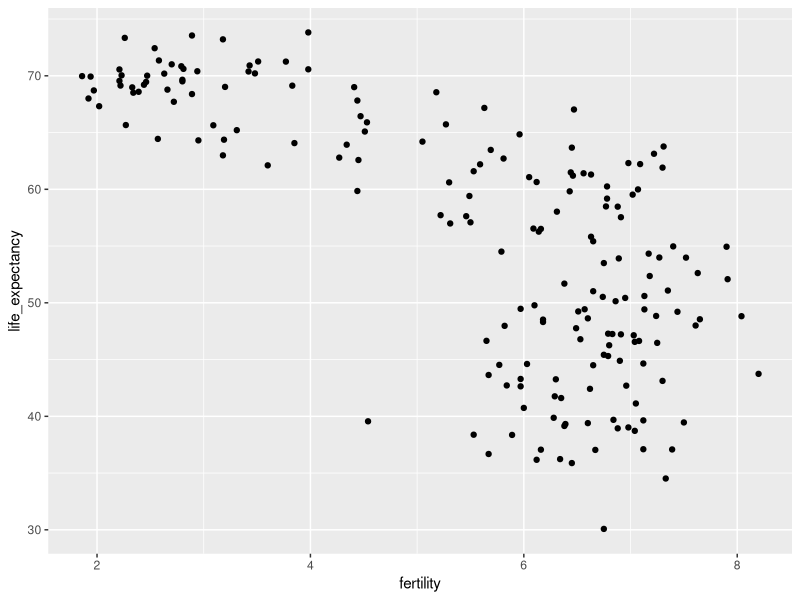
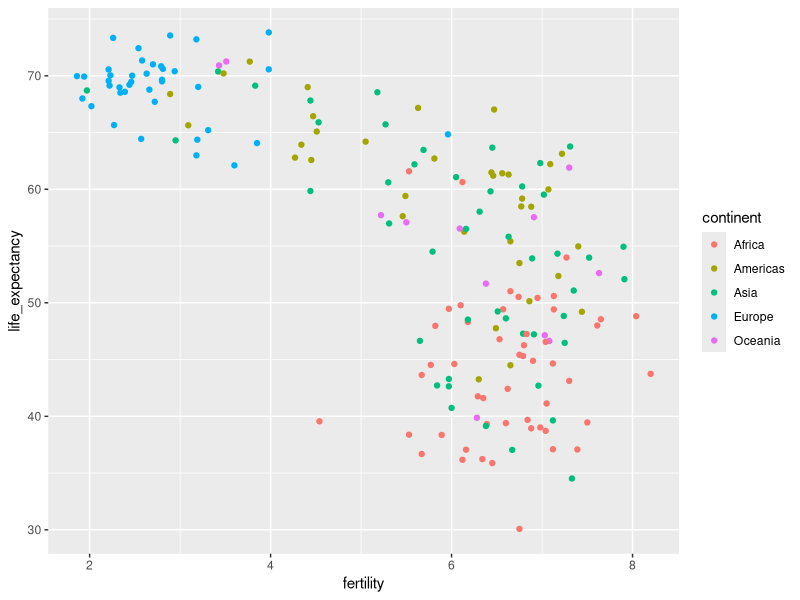
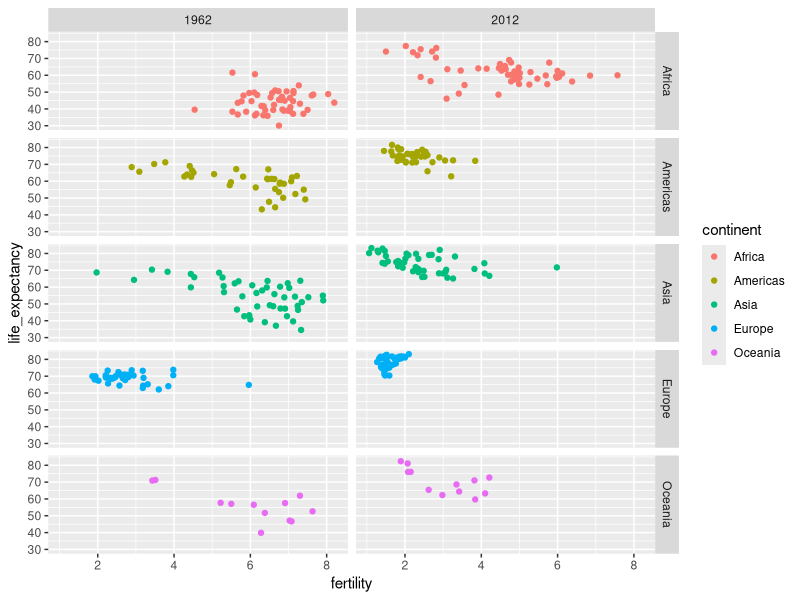
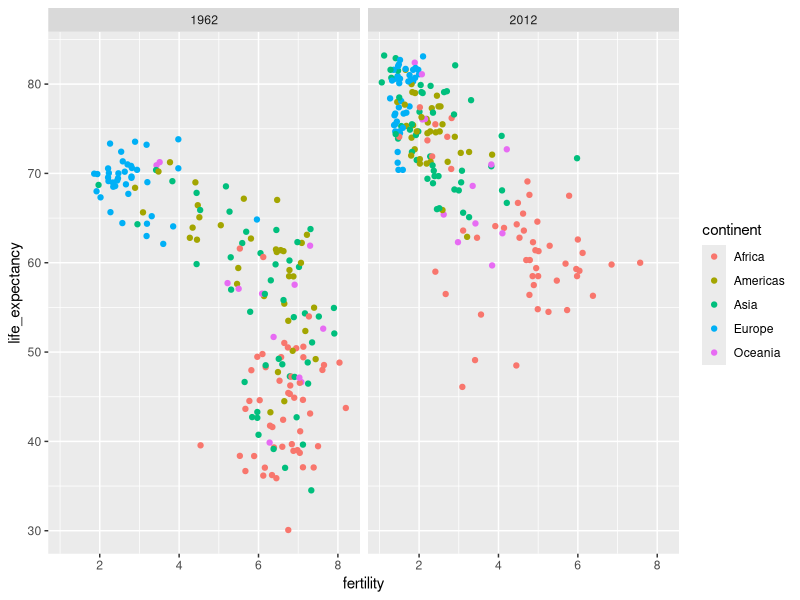
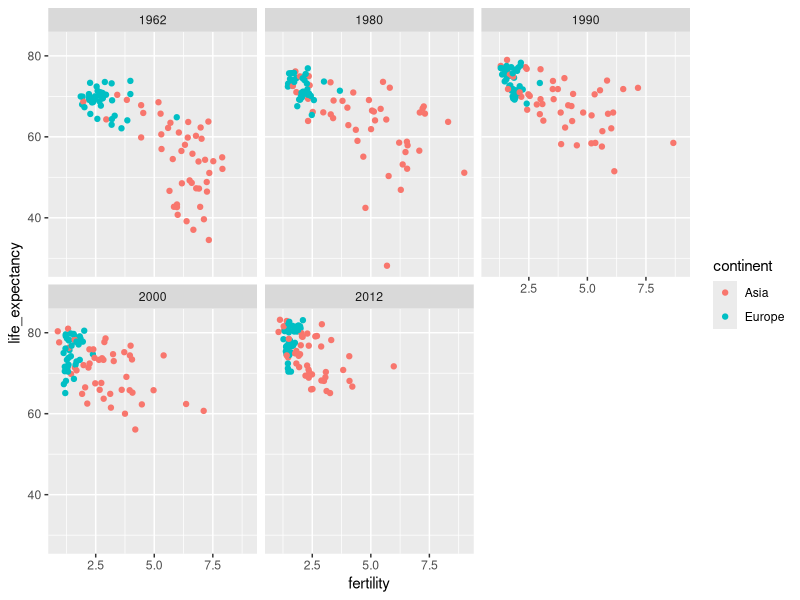
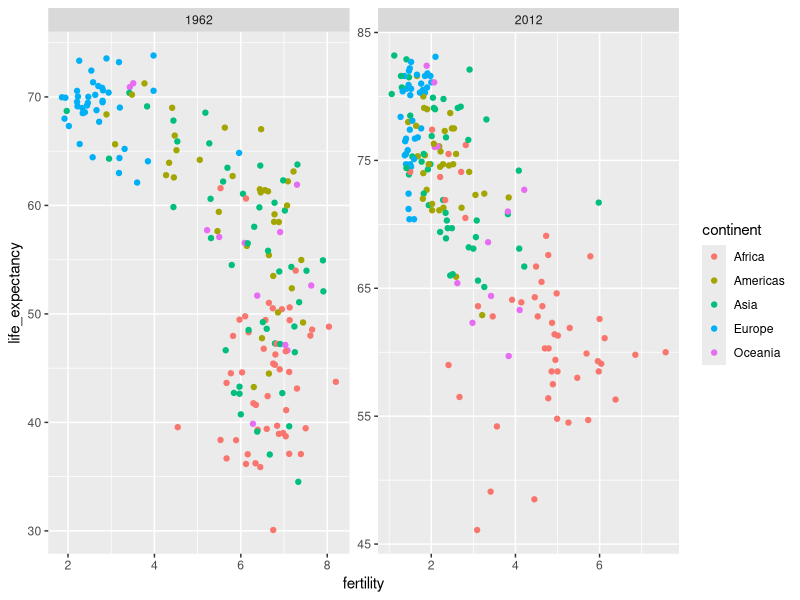
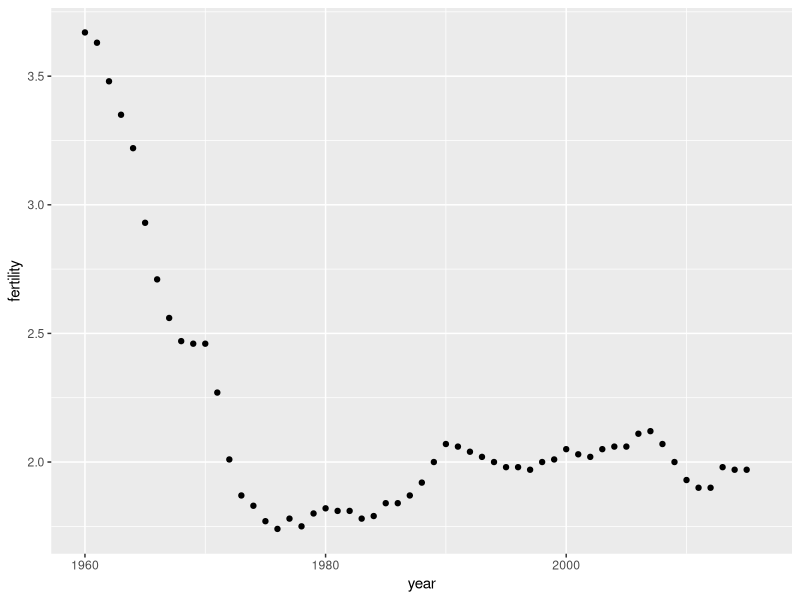
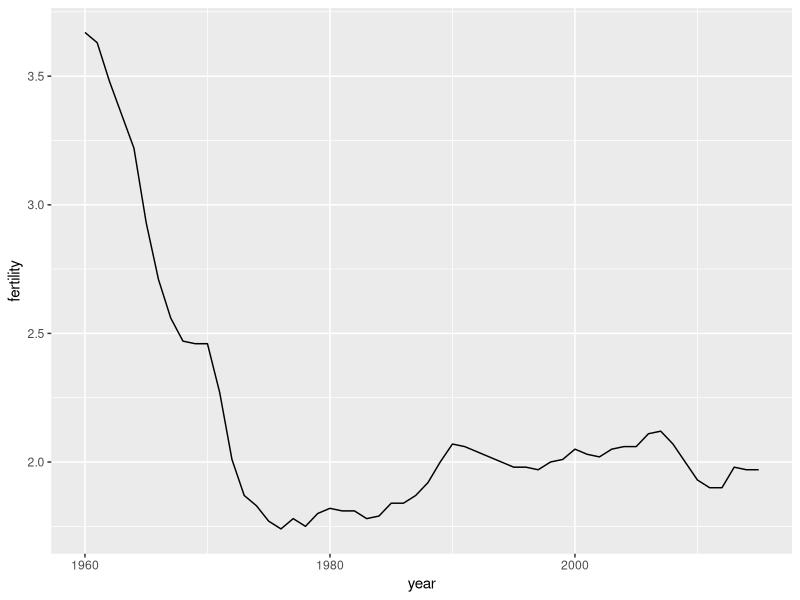

Write R code to recreate these figures, in order.
## ---- chunk 1
library(tidyverse)
library(dslabs)
data(gapminder)
gapminder %>% as_tibble()
## ---- chunk 2
gapminder %>% 
  filter(year == 2015 & country %in% c("Sri Lanka","Turkey")) %>% 
  select(country, infant_mortality)
## ---- chunk 3
#> New names:
#> * country -> country...1
#> * infant_mortality -> infant_mortality...2
#> * country -> country...3
#> * infant_mortality -> infant_mortality...4
## ---- chunk 4
filter(gapminder, year == 1962) %>%
  ggplot(aes(fertility, life_expectancy)) +
  geom_point()
## ---- chunk 5
filter(gapminder, year == 1962) %>%
  ggplot( aes(fertility, life_expectancy, color = continent)) +
  geom_point() 
## ---- chunk 6
filter(gapminder, year%in%c(1962, 2012)) %>%
  ggplot(aes(fertility, life_expectancy, col = continent)) +
  geom_point() +
  facet_grid(continent~year)
## ---- chunk 7
filter(gapminder, year%in%c(1962, 2012)) %>%
  ggplot(aes(fertility, life_expectancy, col = continent)) +
  geom_point() +
  facet_grid(. ~ year)
## ---- chunk 8
years <- c(1962, 1980, 1990, 2000, 2012)
continents <- c("Europe", "Asia")
gapminder %>% 
  filter(year %in% years & continent %in% continents) %>%
  ggplot( aes(fertility, life_expectancy, col = continent)) +
  geom_point() +
  facet_wrap(~year) 
## ---- chunk 9
filter(gapminder, year%in%c(1962, 2012)) %>%
  ggplot(aes(fertility, life_expectancy, col = continent)) +
  geom_point() +
  facet_wrap(. ~ year, scales = "free")
## ---- chunk 10
gapminder %>% 
  filter(country == "United States") %>% 
  ggplot(aes(year, fertility)) +
  geom_point()
## ---- chunk 11
gapminder %>% 
  filter(country == "United States"& !is.na(fertility)) %>% 
  ggplot(aes(year, fertility)) +
  geom_line()
## ---- chunk 12
countries <- c("South Korea","Germany")

gapminder %>% filter(country %in% countries) %>% 
  ggplot(aes(year,fertility)) +
  geom_line()
## ---- chunk 13
countries <- c("South Korea","Germany")

gapminder %>% filter(country %in% countries & !is.na(fertility)) %>% 
  ggplot(aes(year, fertility, group = country)) +
  geom_line()

## ---- chunk 14
gapminder %>% filter(country %in% countries & !is.na(fertility)) %>% 
  ggplot(aes(year,fertility, col = country)) +
  geom_line() 
## ---- chunk 15
labels <- data.frame(country = countries, x = c(1975,1965), y = c(60,72))

gapminder %>% 
  filter(country %in% countries) %>% 
  ggplot(aes(year, life_expectancy, col = country)) +
  geom_line() +
  geom_text(data = labels, aes(x,y,label = country)) +
  theme(legend.position = "none")
## ---- chunk 16
gapminder <- gapminder %>%  mutate(dollars_per_day = gdp/population/365)
## ---- chunk 17
past_year <- 1970
gapminder %>% 
  filter(year == past_year & !is.na(gdp)) %>%
  ggplot(aes(dollars_per_day)) + 
  geom_histogram(binwidth = 1, color = "black")

## ---- chunk 18
gapminder %>% 
  filter(year == past_year & !is.na(gdp)) %>%
  ggplot(aes(log2(dollars_per_day))) + 
  geom_histogram(binwidth = 1, color = "black")
  

## ---- chunk 19
filter(gapminder, year == past_year) %>%
  summarize(min = min(population), max = max(population))
## ---- chunk 20
gapminder %>% 
  filter(year == past_year) %>%
  ggplot(aes(log10(population))) +
  geom_histogram(binwidth = 0.5, color = "black")
## ---- chunk 21
gapminder %>% 
  filter(year == past_year & !is.na(gdp)) %>%
  ggplot(aes(dollars_per_day)) + 
  geom_histogram(binwidth = 1, color = "black") +
  scale_x_continuous(trans = "log2")
## ---- chunk 22
gapminder %>% 
  filter(year == past_year & !is.na(gdp)) %>%
  mutate(region = reorder(region, dollars_per_day, FUN = median)) %>%
  ggplot(aes(dollars_per_day, region)) +
  geom_point() +
  scale_x_continuous(trans = "log2") 

## ---- chunk 23
gapminder <- gapminder %>% 
  mutate(group = case_when(
    region %in% c("Western Europe", "Northern Europe","Southern Europe", 
                    "Northern America", 
                  "Australia and New Zealand") ~ "West",
    region %in% c("Eastern Asia", "South-Eastern Asia") ~ "East Asia",
    region %in% c("Caribbean", "Central America", 
                  "South America") ~ "Latin America",
    continent == "Africa" & 
      region != "Northern Africa" ~ "Sub-Saharan",
    TRUE ~ "Others"))
## ---- chunk 24
gapminder <- gapminder %>% 
  mutate(group = factor(group, levels = c("Others", "Latin America", 
                                          "East Asia", "Sub-Saharan",
                                          "West")))

## ---- chunk 25
p <- gapminder %>% 
  filter(year == past_year & !is.na(gdp)) %>%
  ggplot(aes(group, dollars_per_day)) +
  geom_boxplot() +
  scale_y_continuous(trans = "log2") +
  xlab("") +
  theme(axis.text.x = element_text(angle = 90, hjust = 1)) 
p
## ---- chunk 26
p + geom_point(alpha = 0.5)

## ---- chunk 27
library(ggridges)
p <- gapminder %>% 
  filter(year == past_year & !is.na(dollars_per_day)) %>%
  ggplot(aes(dollars_per_day, group)) + 
  scale_x_continuous(trans = "log2") 
p  + geom_density_ridges() 
## ---- chunk 28
p + geom_density_ridges(jittered_points = TRUE)
## ---- chunk 29
p + geom_density_ridges(jittered_points = TRUE, 
                        position = position_points_jitter(height = 0),
                        point_shape = '|', point_size = 3, 
                        point_alpha = 1, alpha = 0.7)
## ---- chunk 30
past_year <- 1970
present_year <- 2010
years <- c(past_year, present_year)
gapminder %>% 
  filter(year %in% years & !is.na(gdp)) %>%
  mutate(west = ifelse(group == "West", "West", "Developing")) %>%
  ggplot(aes(dollars_per_day)) +
  geom_histogram(binwidth = 1, color = "black") +
  scale_x_continuous(trans = "log2") + 
  facet_grid(year~west)
## ---- chunk 31
country_list_1 <- gapminder %>% 
  filter(year == past_year & !is.na(dollars_per_day)) %>% 
  pull(country)

country_list_2 <- gapminder %>% 
  filter(year == present_year & !is.na(dollars_per_day)) %>% 
  pull(country)
      
country_list <- intersect(country_list_1, country_list_2)
## ---- chunk 32
gapminder %>% 
  filter(year %in% years & country %in% country_list) %>%
  ggplot(aes(group, dollars_per_day)) +
  geom_boxplot() +
  theme(axis.text.x = element_text(angle = 90, hjust = 1)) +
  scale_y_continuous(trans = "log2") +
  xlab("") +
  facet_grid(. ~ year)
## ---- chunk 33
gapminder %>% 
  filter(year %in% years & country %in% country_list) %>%
  mutate(year = factor(year)) %>%
  ggplot(aes(group, dollars_per_day, fill = year)) +
  geom_boxplot() +
  theme(axis.text.x = element_text(angle = 90, hjust = 1)) +
  scale_y_continuous(trans = "log2") +
  xlab("") 
## ---- chunk 34
gapminder %>% 
  filter(year %in% years & country %in% country_list) %>%
  ggplot(aes(dollars_per_day)) +
  geom_density(fill = "grey") + 
  scale_x_continuous(trans = "log2") + 
  facet_grid(. ~ year)
## ---- chunk 35
gapminder %>% 
  filter(year %in% years & country %in% country_list) %>%
  mutate(group = ifelse(group == "West", "West", "Developing")) %>%
  ggplot(aes(dollars_per_day, fill = group)) +
  scale_x_continuous(trans = "log2") +
  geom_density(alpha = 0.2) + 
  facet_grid(year ~ .)
## ---- chunk 36
aes(x = dollars_per_day, y = ..count..)
## ---- chunk 37
p <- gapminder %>% 
  filter(year %in% years & country %in% country_list) %>%
  mutate(group = ifelse(group == "West", "West", "Developing")) %>%
  ggplot(aes(dollars_per_day, y = ..count.., fill = group)) +
  scale_x_continuous(trans = "log2", limit = c(0.125, 300))

p + geom_density(alpha = 0.2) + 
  facet_grid(year ~ .)
## ---- chunk 38
p + geom_density(alpha = 0.2, bw = 0.75) + facet_grid(year ~ .)
## ---- chunk 39
gapminder %>% 
  filter(year %in% years & !is.na(dollars_per_day)) %>%
  ggplot(aes(dollars_per_day, group)) + 
  scale_x_continuous(trans = "log2") + 
  geom_density_ridges(adjust = 1.5) +
  facet_grid(. ~ year)
## ---- chunk 40
gapminder %>% 
    filter(year %in% years & country %in% country_list) %>%
  group_by(year) %>%
  mutate(weight = population/sum(population)*2) %>%
  ungroup() %>%
  ggplot(aes(dollars_per_day, fill = group)) +
  scale_x_continuous(trans = "log2", limit = c(0.125, 300)) + 
  geom_density(alpha = 0.2, bw = 0.75, position = "stack") + 
  facet_grid(year ~ .) 
